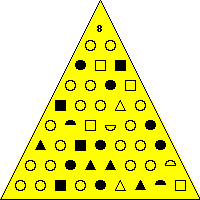
#> input picture sCTF_q2_2015/punchangle/images/img1064.png, 200 x 200 px
$ python -i punchagle.py   (imports and definitions only)   (Python 2 division)
#> lines starting #> are read from the running program, lines starting #| are printed output that depends on the picture
import Image
import ImageChops
import os
import re

imgPath = os.getcwd() + '/images/'
imgDataPath = os.getcwd() + '/images_data/'

def atoi(s):
    return int(s) if s.isdigit() else s

def naturalKey(s):
    return [atoi(c) for c in re.split('(\d+)', s)]

def convert(img):
    paths = os.listdir(imgDataPath)
    for i in range(len(paths)):
        datum = Image.open(imgDataPath + paths[i])
        if ImageChops.difference(img, datum).getbbox() is None:
            return i
    return -1

def process(img):
    region = img.crop((0, 40, img.size[0], img.size[1] - 9))
    rowTot = region.size[1] / 20
    rows = []
    for rowNum in range(rowTot + 1):
        rowReg = region.crop((region.size[0] / 2 - 15 - 10 * rowNum,
                              rowNum * 20,
                              region.size[0] / 2 + 16 + 10 * rowNum,
                              rowNum * 20 + 11))
        syms = []
        symTot = rowNum + 2
        for symNum in range(symTot):
            symReg = rowReg.crop((20 * symNum, 0, 20 * symNum + 11, 11))
            syms.append(symReg)
        rows.append(syms)
    return rows

def calcStr():
    images = sorted(os.listdir(imgPath), key=naturalKey)
    output = ''
    for path in images:
        img = Image.open(imgPath + path)
        imgObjs = process(img)
        for imgObjRow in imgObjs:
            for imgObj in imgObjRow:
                output += str(convert(imgObj))
    open('images.out', 'w+').write(output)

def findFlag():
    s = open('images.out', 'r').read()
    start = s.find(''.join([str(ord(c)) for c in 'sctf{']))
    end = start + s[start:].find(str(ord('}'))) + 3
    dec = s[start:end]
    out = ''
    i = 0
    while i < len(dec):
        num = ''
        if dec[i] > '1':
            num += dec[i:i + 2] + ' '
            i += 2
        else:
            num += dec[i:i + 3] + ' '
            i += 3
        out += chr(int(num))
    print out
    open('flag.txt', 'w+').write(out)

#calcStr()
# [1 line not run here, left out]


>>> import cv2
>>> picture = cv2.imread('../punchangle/images/img1064.png', cv2.IMREAD_GRAYSCALE)
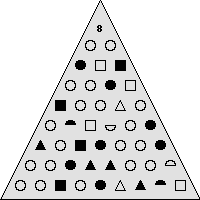
#> picture: shape (200, 200); min 0, max 255, mean 222.3
#> (the run stopped early here; a loop or call above may not have finished)

$ run again, on sCTF_q2_2015/punchangle/images/img1393.png
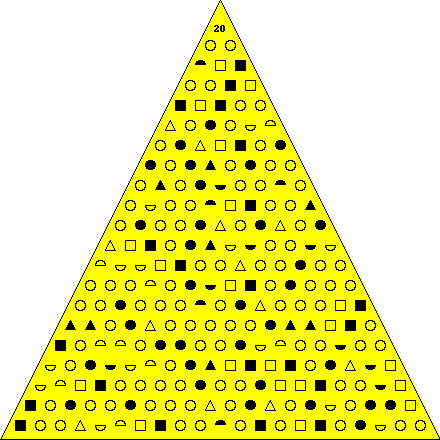
#> input picture sCTF_q2_2015/punchangle/images/img1393.png, 440 x 440 px
#> `picture = cv2.imread('../punchangle/images/img1064.png', cv2.IMREAD_GR..`:
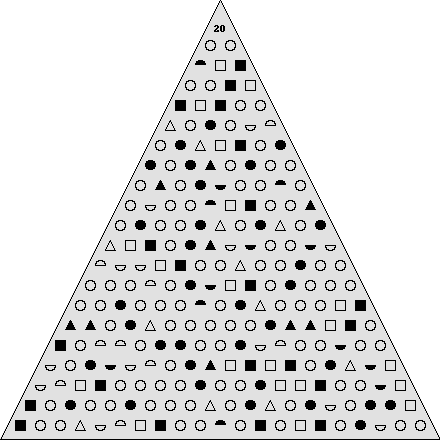
#> picture: shape (440, 440); min 0, max 255, mean 223.8

$ run again, on sCTF_q2_2015/punchangle/images/img1519.png
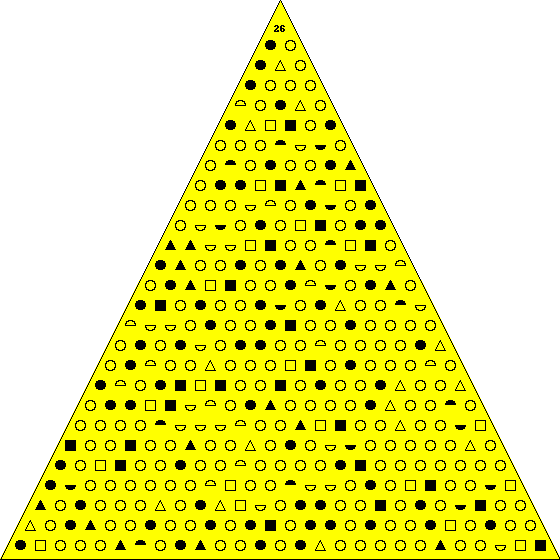
#> input picture sCTF_q2_2015/punchangle/images/img1519.png, 560 x 560 px
#> `picture = cv2.imread('../punchangle/images/img1064.png', cv2.IMREAD_GR..`:
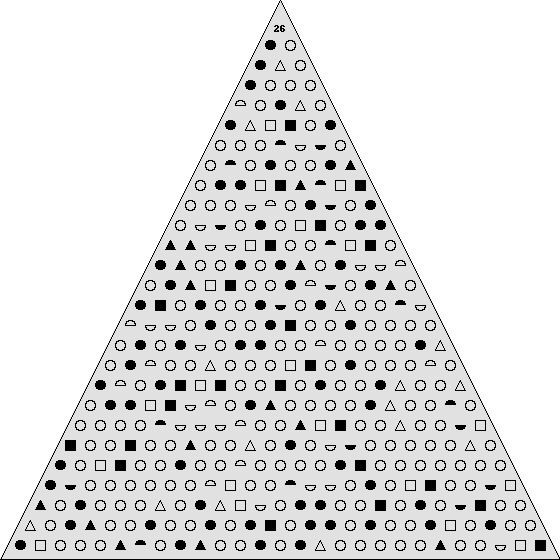
#> picture: shape (560, 560); min 0, max 255, mean 224.1

$ run again, on sCTF_q2_2015/punchangle/images/img1605.png
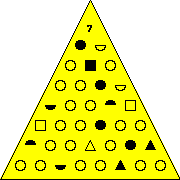
#> input picture sCTF_q2_2015/punchangle/images/img1605.png, 180 x 180 px
#> `picture = cv2.imread('../punchangle/images/img1064.png', cv2.IMREAD_GR..`:
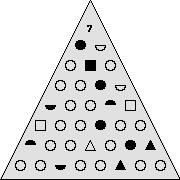
#> picture: shape (180, 180); min 0, max 255, mean 224
